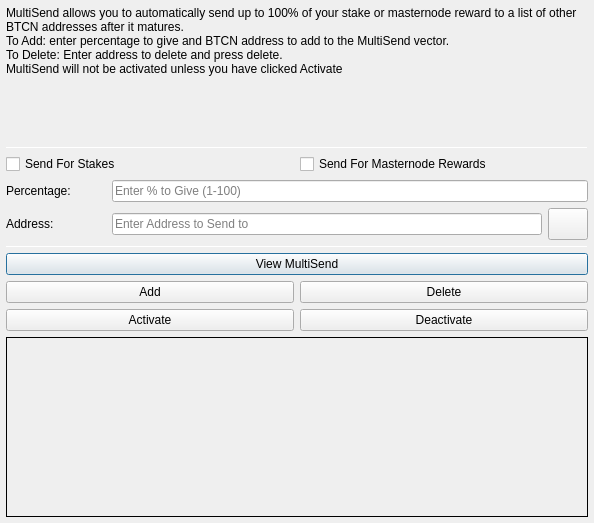
<?xml version="1.0" encoding="UTF-8"?>
<ui version="4.0">
 <class>MultiSendDialog</class>
 <widget class="QDialog" name="MultiSendDialog">
  <property name="windowModality">
   <enum>Qt::NonModal</enum>
  </property>
  <property name="geometry">
   <rect>
    <x>0</x>
    <y>0</y>
    <width>594</width>
    <height>523</height>
   </rect>
  </property>
  <property name="windowTitle">
   <string>MultiSend</string>
  </property>
  <layout class="QVBoxLayout" name="verticalLayout" stretch="0">
   <property name="leftMargin">
    <number>6</number>
   </property>
   <property name="topMargin">
    <number>6</number>
   </property>
   <property name="rightMargin">
    <number>6</number>
   </property>
   <property name="bottomMargin">
    <number>6</number>
   </property>
   <item>
    <layout class="QVBoxLayout" name="verticalLayout_Main" stretch="1,1,1,1,1,1">
     <item>
      <widget class="QLabel" name="label_2">
       <property name="lineWidth">
        <number>1</number>
       </property>
       <property name="text">
        <string>MultiSend allows you to automatically send up to 100% of your stake or masternode reward to a list of other BTCN addresses after it matures.
To Add: enter percentage to give and BTCN address to add to the MultiSend vector.
To Delete: Enter address to delete and press delete.
MultiSend will not be activated unless you have clicked Activate</string>
       </property>
       <property name="alignment">
        <set>Qt::AlignLeading|Qt::AlignLeft|Qt::AlignTop</set>
       </property>
       <property name="wordWrap">
        <bool>true</bool>
       </property>
      </widget>
     </item>
     <item>
      <widget class="Line" name="line">
       <property name="minimumSize">
        <size>
         <width>0</width>
         <height>1</height>
        </size>
       </property>
       <property name="maximumSize">
        <size>
         <width>16777215</width>
         <height>1</height>
        </size>
       </property>
       <property name="orientation">
        <enum>Qt::Horizontal</enum>
       </property>
      </widget>
     </item>
     <item>
      <layout class="QVBoxLayout" name="verticalLayout_Settings">
       <item>
        <layout class="QHBoxLayout" name="horizontalLayout">
         <item>
          <widget class="QCheckBox" name="multiSendStakeCheckBox">
           <property name="text">
            <string>Send For Stakes</string>
           </property>
          </widget>
         </item>
         <item>
          <widget class="QCheckBox" name="multiSendMasternodeCheckBox">
           <property name="text">
            <string>Send For Masternode Rewards</string>
           </property>
          </widget>
         </item>
        </layout>
       </item>
       <item>
        <layout class="QHBoxLayout" name="horizontalLayout_6">
         <item>
          <widget class="QLabel" name="label">
           <property name="minimumSize">
            <size>
             <width>100</width>
             <height>0</height>
            </size>
           </property>
           <property name="toolTip">
            <string>Percentage of stake to send</string>
           </property>
           <property name="text">
            <string>Percentage:</string>
           </property>
          </widget>
         </item>
         <item>
          <widget class="QLineEdit" name="multiSendPercentEdit">
           <property name="toolTip">
            <string>Enter whole numbers 1 - 100</string>
           </property>
           <property name="placeholderText">
            <string>Enter % to Give (1-100)</string>
           </property>
          </widget>
         </item>
        </layout>
       </item>
       <item>
        <layout class="QHBoxLayout" name="horizontalLayout_7">
         <item>
          <widget class="QLabel" name="label_5">
           <property name="minimumSize">
            <size>
             <width>100</width>
             <height>0</height>
            </size>
           </property>
           <property name="toolTip">
            <string>Address to send portion of stake to</string>
           </property>
           <property name="text">
            <string>Address:</string>
           </property>
          </widget>
         </item>
         <item>
          <widget class="QLineEdit" name="multiSendAddressEdit">
           <property name="toolTip">
            <string/>
           </property>
           <property name="placeholderText">
            <string>Enter Address to Send to</string>
           </property>
          </widget>
         </item>
         <item>
          <widget class="QPushButton" name="addressBookButton">
           <property name="maximumSize">
            <size>
             <width>16777215</width>
             <height>32</height>
            </size>
           </property>
           <property name="toolTip">
            <string>Choose an address from the address book</string>
           </property>
           <property name="text">
            <string/>
           </property>
           <property name="icon">
            <iconset resource="../bitcoinnew.qrc">
             <normaloff>:/icons/address-book</normaloff>:/icons/address-book</iconset>
           </property>
           <property name="shortcut">
            <string>Alt+A</string>
           </property>
           <property name="autoDefault">
            <bool>false</bool>
           </property>
          </widget>
         </item>
        </layout>
       </item>
      </layout>
     </item>
     <item>
      <widget class="Line" name="line_2">
       <property name="minimumSize">
        <size>
         <width>0</width>
         <height>1</height>
        </size>
       </property>
       <property name="maximumSize">
        <size>
         <width>16777215</width>
         <height>1</height>
        </size>
       </property>
       <property name="orientation">
        <enum>Qt::Horizontal</enum>
       </property>
      </widget>
     </item>
     <item>
      <layout class="QVBoxLayout" name="verticalLayout_Buttons">
       <item>
        <layout class="QHBoxLayout" name="horizontalLayout_4">
         <item>
          <widget class="QPushButton" name="viewButton">
           <property name="toolTip">
            <string/>
           </property>
           <property name="statusTip">
            <string>View MultiSend Vector</string>
           </property>
           <property name="text">
            <string>View MultiSend</string>
           </property>
          </widget>
         </item>
        </layout>
       </item>
       <item>
        <layout class="QHBoxLayout" name="horizontalLayout_2">
         <item>
          <widget class="QPushButton" name="addButton">
           <property name="toolTip">
            <string/>
           </property>
           <property name="statusTip">
            <string>Add to MultiSend Vector</string>
           </property>
           <property name="text">
            <string>Add</string>
           </property>
          </widget>
         </item>
         <item>
          <widget class="QPushButton" name="deleteButton">
           <property name="toolTip">
            <string/>
           </property>
           <property name="statusTip">
            <string>Delete Address From MultiSend Vector</string>
           </property>
           <property name="text">
            <string>Delete</string>
           </property>
          </widget>
         </item>
        </layout>
       </item>
       <item>
        <layout class="QHBoxLayout" name="horizontalLayout_5">
         <item>
          <widget class="QPushButton" name="activateButton">
           <property name="statusTip">
            <string>Activate MultiSend</string>
           </property>
           <property name="text">
            <string>Activate</string>
           </property>
          </widget>
         </item>
         <item>
          <widget class="QPushButton" name="disableButton">
           <property name="statusTip">
            <string>Deactivate MultiSend</string>
           </property>
           <property name="text">
            <string>Deactivate</string>
           </property>
          </widget>
         </item>
        </layout>
       </item>
      </layout>
     </item>
     <item>
      <widget class="QLabel" name="message">
       <property name="minimumSize">
        <size>
         <width>0</width>
         <height>180</height>
        </size>
       </property>
       <property name="frameShape">
        <enum>QFrame::Panel</enum>
       </property>
       <property name="frameShadow">
        <enum>QFrame::Plain</enum>
       </property>
       <property name="lineWidth">
        <number>1</number>
       </property>
       <property name="midLineWidth">
        <number>1</number>
       </property>
       <property name="text">
        <string/>
       </property>
       <property name="alignment">
        <set>Qt::AlignLeading|Qt::AlignLeft|Qt::AlignTop</set>
       </property>
       <property name="wordWrap">
        <bool>true</bool>
       </property>
      </widget>
     </item>
    </layout>
   </item>
  </layout>
 </widget>
 <resources>
  <include location="../bitcoinnew.qrc"/>
 </resources>
 <connections/>
</ui>
